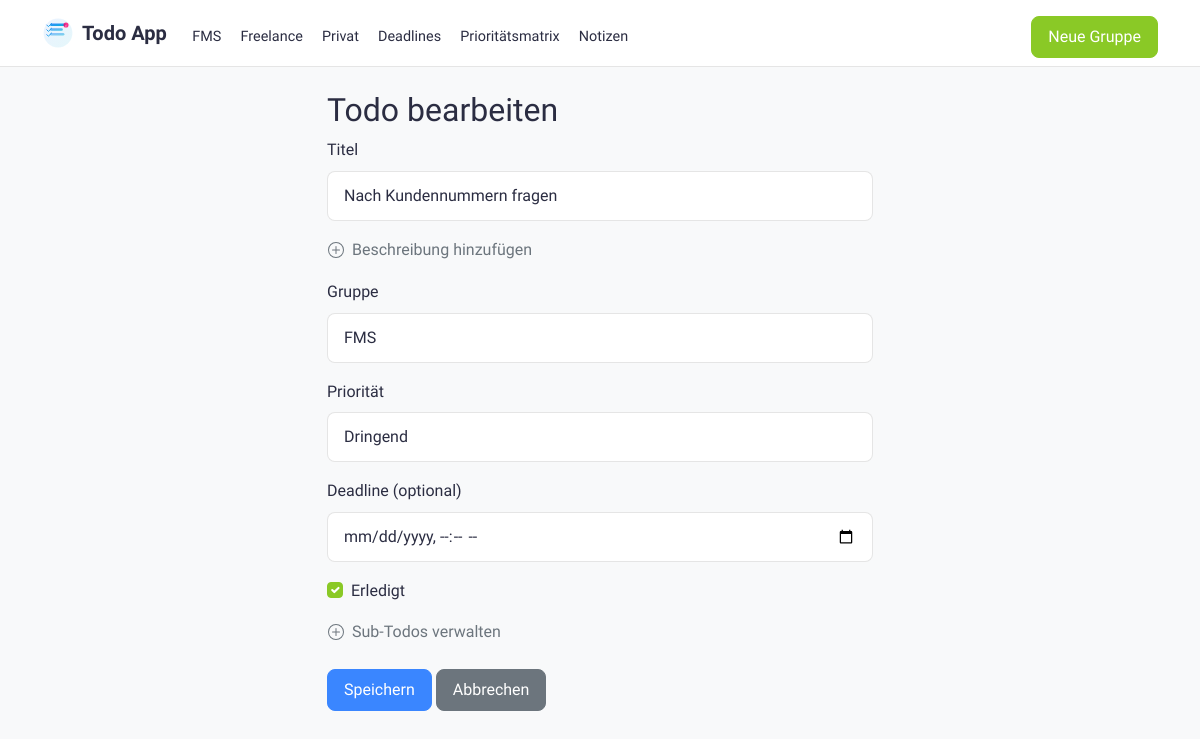
Screenshot of /todo/2/edit with the database file from the repository.
### app.py (models this page shows)
class TaskGroup(db.Model):
    id = db.Column(db.Integer, primary_key=True)
    name = db.Column(db.String(100), nullable=False)
    created_at = db.Column(db.DateTime, default=datetime.utcnow)
    todos = db.relationship('Todo', backref='group', lazy=True, cascade='all, delete-orphan')

class Todo(db.Model):
    id = db.Column(db.Integer, primary_key=True)
    title = db.Column(db.String(200), nullable=False)
    description = db.Column(db.Text)
    completed = db.Column(db.Boolean, default=False)
    priority = db.Column(db.String(10), default='medium')
    created_at = db.Column(db.DateTime, default=datetime.utcnow)
    due_date = db.Column(db.DateTime, nullable=True)
    group_id = db.Column(db.Integer, db.ForeignKey('task_group.id'), nullable=False)
    parent_id = db.Column(db.Integer, db.ForeignKey('todo.id'), nullable=True)
    sub_todos = db.relationship('Todo', backref=db.backref('parent', remote_side=[id]),
                              cascade='all, delete-orphan')

### app.py (the view, shortened to what this page needs)
@app.route('/todo/<int:id>/edit', methods=['GET', 'POST'])
def edit_todo(id):
    todo = Todo.query.get_or_404(id)
    groups = TaskGroup.query.all()
    return render_template('todo_form.html', todo=todo, groups=groups)

### app.py (called while the page is built)
@app.context_processor
def inject_groups():
    groups = TaskGroup.query.all()
    return dict(groups=groups)

### templates/todo_form.html (shortened to what this page needs)
{% extends "base.html" %}
{% block content %}
<div class="row">
    <div class="col-md-6 offset-md-3">
        <h2>{% if todo %}Todo bearbeiten{% else %}Neues Todo{% endif %}</h2>
        <form method="post">
            <div class="mb-3">
                <label for="title" class="form-label">Titel</label>
                <input type="text" class="form-control" id="title" name="title" value="{{ todo.title if todo else '' }}" required>
            </div>
            <div class="mb-3">
                <button type="button" class="btn btn-link text-muted p-0" id="toggleDescription"
                        style="text-decoration: none; display: flex; align-items: center;">
                    Beschreibung hinzufügen
                </button>
            </div>
            <div class="mb-3">
                <label for="group_id" class="form-label">Gruppe</label>
                <select class="form-control" id="group_id" name="group_id" required {% if parent_todo %}disabled{% endif %}>
                    {% for group in groups %}
                        <option value="{{ group.id }}"
                            {% if (todo and todo.group_id == group.id) or
                                  (selected_group_id and selected_group_id|int == group.id) %}
                                selected
                            {% endif %}>
                            {{ group.name }}
                        </option>
                    {% endfor %}
                </select>
            </div>
                <div class="mb-3">
                    <label for="priority" class="form-label">Priorität</label>
                    <select class="form-control" id="priority" name="priority">
                        <option value="urgent" {% if todo and todo.priority == 'urgent' %}selected{% endif %}>Dringend</option>
                    </select>
                </div>
                <div class="mb-3">
                    <label for="due_date" class="form-label">Deadline (optional)</label>
                    <input type="datetime-local" class="form-control" id="due_date" name="due_date"
                           value="{% if todo and todo.due_date %}{{ todo.due_date.strftime('%Y-%m-%dT%H:%M') }}{% endif %}">
                </div>
            {% if todo %}
            <div class="mb-3">
                <div class="form-check">
                    <input type="checkbox" class="form-check-input" id="completed" name="completed" {% if todo.completed %}checked{% endif %}>
                    <label class="form-check-label" for="completed">Erledigt</label>
                </div>
            </div>
            {% endif %}
            {% if not parent_todo %}
            <div class="mb-4">
                <button type="button" class="btn btn-link text-muted p-0" id="toggleSubTodos"
                        style="text-decoration: none; display: flex; align-items: center;">
                    Sub-Todos verwalten
                </button>
            </div>
            {% endif %}
            <div class="mb-3">
                <button type="submit" class="btn btn-primary">Speichern</button>
                <a href="{{ url_for('index') }}" class="btn btn-secondary">Abbrechen</a>
            </div>
        </form>
    </div>
</div>
{% endblock %}

### templates/base.html (shortened to what this page needs)
<!DOCTYPE html>
<html lang="de">
    <head>
        <link href="https://cdn.jsdelivr.net/npm/bootstrap@5.1.3/dist/css/bootstrap.min.css" rel="stylesheet">
</head>
<body>
    <nav class="navbar navbar-expand-lg sticky-top mb-4">
        <div class="container">
            <div class="d-flex align-items-center">
                <a class="navbar-brand" href="{{ url_for('index') }}">
                    Todo App
                </a>
            </div>
            <div class="collapse navbar-collapse" id="navbarNav">
                <ul class="navbar-nav me-auto">
                    {% for nav_group in groups %}
                        <li class="nav-item">
                            <a class="nav-link {% if selected_group and selected_group.id == nav_group.id %}active{% endif %}"
                               href="{{ url_for('index', group_id=nav_group.id) }}">
                                {{ nav_group.name }}
                            </a>
                        </li>
                    {% endfor %}
                        <li class="nav-item">
                            <a class="nav-link {% if request.endpoint == 'deadlines' %}active{% endif %}"
                               href="{{ url_for('deadlines') }}">
                                Deadlines
                            </a>
                        </li>
                        <li class="nav-item">
                            <a class="nav-link {% if request.endpoint == 'priority_matrix' %}active{% endif %}"
                               href="{{ url_for('priority_matrix') }}">
                                Prioritätsmatrix
                            </a>
                        </li>
                        <li class="nav-item">
                            <a class="nav-link {% if request.endpoint == 'notes' %}active{% endif %}"
                               href="{{ url_for('notes') }}">
                                Notizen
                            </a>
                        </li>
                </ul>
                <div class="d-flex">
                    <a href="{{ url_for('new_group') }}" class="btn btn-success">Neue Gruppe</a>
                </div>
            </div>
        </div>
    </nav>
    <div class="container">
        {% block content %}{% endblock %}
    </div>
</body>
</html>

### templates/base.html (style rules this page uses)
:root { --primary-color: #3a86ff; --danger-color: #ff006e; --success-color: #8ac926; --warning-color: #ffbe0b; --info-color: #00b4d8; --background-color: #f8f9fa; --card-background: rgba(255, 255, 255, 0.9); --text-color: #2b2d42; --text-muted: #6c757d; --border-color: rgba(0, 0, 0, 0.1); }
body { font-family: 'SF Pro Text', -apple-system, BlinkMacSystemFont, sans-serif; background-color: var(--background-color); color: var(--text-color); line-height: 1.6; }
.navbar { background: var(--card-background); backdrop-filter: blur(10px); -webkit-backdrop-filter: blur(10px); border-bottom: 1px solid var(--border-color); padding: 0.5rem 0; }
.navbar-brand { color: var(--text-color); font-weight: 600; font-size: 1.25rem; display: flex; align-items: center; gap: 0.5rem; }
.logo { width: 32px; height: 32px; transition: transform 0.3s ease; }
.nav-link { color: var(--text-color); padding: 0.5rem 0.75rem; border-radius: 8px; transition: all 0.3s ease; margin: 0 0.1rem; font-size: 0.9rem; }
.navbar-collapse { margin-top: 0.5rem; }
.btn { border-radius: 8px; padding: 0.5rem 1rem; transition: all 0.3s ease; font-weight: 500; }
.btn-primary { background-color: var(--primary-color); border-color: var(--primary-color); }
.btn-success { background-color: var(--success-color); border-color: var(--success-color); }
.form-control { border-radius: 8px; border: 1px solid var(--border-color); padding: 0.75rem 1rem; background: var(--card-background); color: var(--text-color); }
.form-check-input { border-color: var(--border-color); }
.form-check-input:checked { background-color: var(--success-color); border-color: var(--success-color); }

### rows the page displays
TaskGroup: name "FMS"
TaskGroup: name "Freelance"
TaskGroup: name "Privat"
Todo: title "Nach Kundennummern fragen", group_id "FMS", priority "Dringend", completed "☑"
